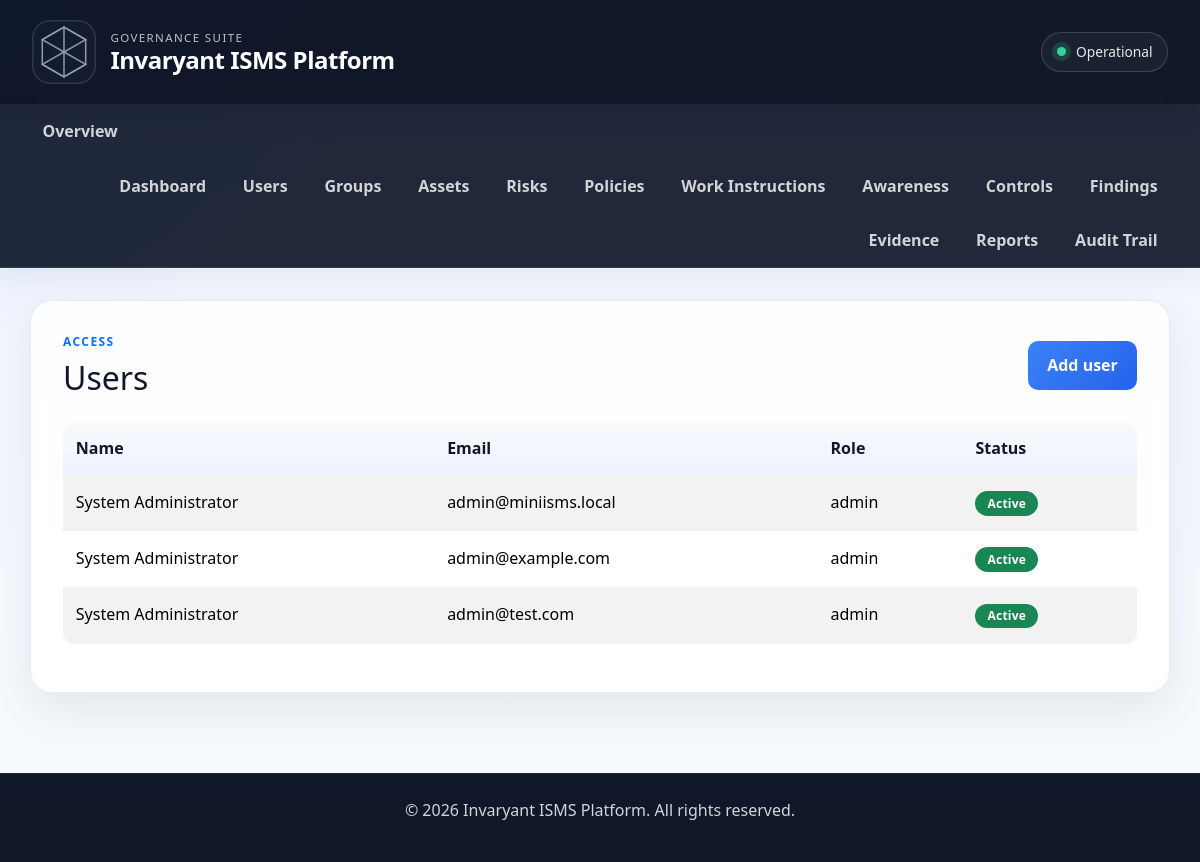
Page /users (signed in) on the committed database.
### app/models.py (models this page shows, shortened)
class User(UserMixin, db.Model):
    __tablename__ = 'users'
    id = db.Column(db.Integer, primary_key=True)
    tenant_id = db.Column(db.Integer, db.ForeignKey('tenants.id'), nullable=False)
    email = db.Column(db.String(255), unique=True, nullable=False)
    password_hash = db.Column(db.String(255), nullable=False)
    full_name = db.Column(db.String(200), nullable=False)
    role_id = db.Column(db.Integer, db.ForeignKey('roles.id'), nullable=False)
    is_active = db.Column(db.Boolean, default=True)
    mfa_enabled = db.Column(db.Boolean, default=False)
    mfa_secret = db.Column(db.String(64), nullable=True)
    created_at = db.Column(db.DateTime, default=datetime.utcnow)
    last_login_at = db.Column(db.DateTime, nullable=True)
    role = db.relationship('Role', backref='users')

class Role(db.Model):
    __tablename__ = 'roles'
    id = db.Column(db.Integer, primary_key=True)
    tenant_id = db.Column(db.Integer, db.ForeignKey('tenants.id'), nullable=False)
    name = db.Column(db.String(80), nullable=False)
    description = db.Column(db.String(255))
    created_at = db.Column(db.DateTime, default=datetime.utcnow)

### app/routes.py (the view)
@main.route('/users')
@login_required
@require_roles('admin', 'security_manager')
def users_list():
    users = User.query.filter_by(tenant_id=current_user.tenant_id).order_by(User.full_name.asc()).all()
    return render_template('users_list.html', users=users)

### app/routes.py (called while the page is built)
def require_roles(*allowed_roles):
    def decorator(func):
        @wraps(func)
        @login_required
        def wrapped(*args, **kwargs):
            if not current_user.is_authenticated:
                flash('Please log in to continue.')
                return redirect(url_for('main.login'))
            user_role = current_user.role.name if current_user.role else 'user'
            if user_role not in allowed_roles and user_role != 'admin':
                flash('You do not have permission to access this page.')
                return redirect(url_for('main.index'))
            return func(*args, **kwargs)
        return wrapped
    return decorator

### app/templates/users_list.html (shortened to what this page needs)
{% extends "base.html" %}
{% block content %}
<div class="d-flex justify-content-between align-items-center mb-4">
    <div>
        <p class="text-uppercase fw-bold text-primary mb-2" style="letter-spacing: 0.12em; font-size: 0.75rem;">Access</p>
        <h2 class="mb-0">Users</h2>
    </div>
    <a href="/users/new" class="btn btn-primary">Add user</a>
</div>
{% if users %}
<div class="table-responsive">
    <table class="table table-striped align-middle">
        <thead>
            <tr>
                <th>Name</th>
                <th>Email</th>
                <th>Role</th>
                <th>Status</th>
            </tr>
        </thead>
        <tbody>
            {% for user in users %}
            <tr>
                <td>{{ user.full_name }}</td>
                <td>{{ user.email }}</td>
                <td>{{ user.role.name if user.role else 'Unknown' }}</td>
                <td>
                    {% if user.is_active %}
                    <span class="badge bg-success">Active</span>
                    {% else %}
                    <span class="badge bg-secondary">Inactive</span>
                    {% endif %}
                </td>
            </tr>
            {% endfor %}
        </tbody>
    </table>
</div>
{% else %}
<div class="empty-state">
    <h5 class="mb-2">No users yet</h5>
    <p class="mb-0">Create the first user for this tenant.</p>
</div>
{% endif %}
{% endblock %}

### app/static/style.css (style rules this page uses)
:root { --isms-navy: #0f172a; --isms-navy-soft: #1e293b; --isms-blue: #2563eb; --isms-accent: #3b82f6; --isms-danger: #ef4444; --isms-warning: #f59e0b; --isms-success: #10b981; --isms-bg: #f4f7fb; --isms-panel: rgba(255, 255, 255, 0.88); --isms-border: rgba(15, 23, 42, 0.08); --isms-text: #1f2937; --isms-muted: #64748b; --isms-shadow: 0 18px 40px rgba(15, 23, 42, 0.08); }
* { margin: 0; padding: 0; box-sizing: border-box; }
body { background: radial-gradient(circle at top left, rgba(59, 130, 246, 0.12), transparent 25%), linear-gradient(180deg, #eef4ff 0%, #f8fafc 100%); font-family: 'Segoe UI', Roboto, -apple-system, sans-serif; color: var(--isms-text); line-height: 1.5; }
h1, h2, h3, h4, h5, h6 { color: var(--isms-navy); margin-bottom: 0.75rem; }
p { margin-bottom: 1rem; }
a { color: var(--isms-blue); }
.table { width: 100%; border-collapse: collapse; background-color: white; border-radius: 12px; overflow: hidden; }
.table th, .table td { padding: 0.9rem 0.8rem; border-bottom: 1px solid #edf2f7; text-align: left; vertical-align: top; }
.table thead th { background: linear-gradient(180deg, #f8fafc, #eef2ff); color: var(--isms-navy); font-weight: 700; }
.badge { display: inline-block; padding: 0.4rem 0.75rem; border-radius: 999px; color: white; font-weight: 700; font-size: 0.75rem; letter-spacing: 0.02em; }
button.primary, .btn-primary, .btn-success, .btn-warning, .btn-danger, .btn-secondary { display: inline-block; border: none; border-radius: 10px; text-decoration: none; padding: 0.8rem 1.2rem; font-weight: 700; cursor: pointer; transition: transform 0.15s ease, opacity 0.2s ease; }
.btn-primary { background: linear-gradient(135deg, #3b82f6, #2563eb); color: white; }

### rows in the picture
User: full_name "System Administrator", email "admin@miniisms.local", role "admin", is_active "Active"
User: full_name "System Administrator", email "admin@example.com", role "admin", is_active "Active"
User: full_name "System Administrator", email "admin@test.com", role "admin", is_active "Active"
